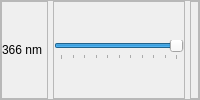
                        <widget class="QFrame" name="Chrolis02_frame">
                         <property name="frameShape">
                          <enum>QFrame::StyledPanel</enum>
                         </property>
                         <property name="frameShadow">
                          <enum>QFrame::Raised</enum>
                         </property>
                         <layout class="QHBoxLayout" name="aa_14">
                          <property name="spacing">
                           <number>5</number>
                          </property>
                          <property name="leftMargin">
                           <number>0</number>
                          </property>
                          <property name="topMargin">
                           <number>0</number>
                          </property>
                          <property name="rightMargin">
                           <number>0</number>
                          </property>
                          <property name="bottomMargin">
                           <number>0</number>
                          </property>
                          <item>
                           <widget class="QFrame" name="Chrolis02_Display_frame">
                            <property name="maximumSize">
                             <size>
                              <width>125</width>
                              <height>16777215</height>
                             </size>
                            </property>
                            <property name="frameShape">
                             <enum>QFrame::StyledPanel</enum>
                            </property>
                            <property name="frameShadow">
                             <enum>QFrame::Raised</enum>
                            </property>
                            <layout class="QHBoxLayout" name="Chrolis02_toggleButton_layout">
                             <property name="spacing">
                              <number>0</number>
                             </property>
                             <property name="leftMargin">
                              <number>0</number>
                             </property>
                             <property name="topMargin">
                              <number>0</number>
                             </property>
                             <property name="rightMargin">
                              <number>5</number>
                             </property>
                             <property name="bottomMargin">
                              <number>0</number>
                             </property>
                             <item>
                              <widget class="QLabel" name="Chrolis02_Display_label">
                               <property name="maximumSize">
                                <size>
                                 <width>16777215</width>
                                 <height>16777215</height>
                                </size>
                               </property>
                               <property name="text">
                                <string>366 nm</string>
                               </property>
                               <property name="alignment">
                                <set>Qt::AlignLeading|Qt::AlignLeft|Qt::AlignVCenter</set>
                               </property>
                              </widget>
                             </item>
                            </layout>
                           </widget>
                          </item>
                          <item>
                           <widget class="QFrame" name="Chrolis02_Slider_frame">
                            <property name="maximumSize">
                             <size>
                              <width>225</width>
                              <height>16777215</height>
                             </size>
                            </property>
                            <property name="frameShape">
                             <enum>QFrame::StyledPanel</enum>
                            </property>
                            <property name="frameShadow">
                             <enum>QFrame::Raised</enum>
                            </property>
                            <layout class="QHBoxLayout" name="horizontalLayout_40">
                             <property name="spacing">
                              <number>0</number>
                             </property>
                             <property name="leftMargin">
                              <number>0</number>
                             </property>
                             <property name="topMargin">
                              <number>0</number>
                             </property>
                             <property name="rightMargin">
                              <number>0</number>
                             </property>
                             <property name="bottomMargin">
                              <number>0</number>
                             </property>
                             <item>
                              <widget class="QSlider" name="Chrolis02_Slider">
                               <property name="maximumSize">
                                <size>
                                 <width>16777215</width>
                                 <height>16777215</height>
                                </size>
                               </property>
                               <property name="maximum">
                                <number>100</number>
                               </property>
                               <property name="sliderPosition">
                                <number>100</number>
                               </property>
                               <property name="orientation">
                                <enum>Qt::Horizontal</enum>
                               </property>
                               <property name="tickPosition">
                                <enum>QSlider::TicksBelow</enum>
                               </property>
                               <property name="tickInterval">
                                <number>10</number>
                               </property>
                              </widget>
                             </item>
                            </layout>
                           </widget>
                          </item>
                          <item>
                           <widget class="QFrame" name="Chrolis02_Light_frame">
                            <property name="maximumSize">
                             <size>
                              <width>50</width>
                              <height>16777215</height>
                             </size>
                            </property>
                            <property name="frameShape">
                             <enum>QFrame::StyledPanel</enum>
                            </property>
                            <property name="frameShadow">
                             <enum>QFrame::Raised</enum>
                            </property>
                            <layout class="QHBoxLayout" name="horizontalLayout_63">
                             <property name="spacing">
                              <number>0</number>
                             </property>
                             <property name="leftMargin">
                              <number>0</number>
                             </property>
                             <property name="topMargin">
                              <number>0</number>
                             </property>
                             <property name="rightMargin">
                              <number>0</number>
                             </property>
                             <property name="bottomMargin">
                              <number>0</number>
                             </property>
                             <item>
                              <widget class="QLabel" name="Chrolis02_Value">
                               <property name="text">
                                <string/>
                               </property>
                               <property name="alignment">
                                <set>Qt::AlignCenter</set>
                               </property>
                              </widget>
                             </item>
                            </layout>
                           </widget>
                          </item>
                         </layout>
                        </widget>
